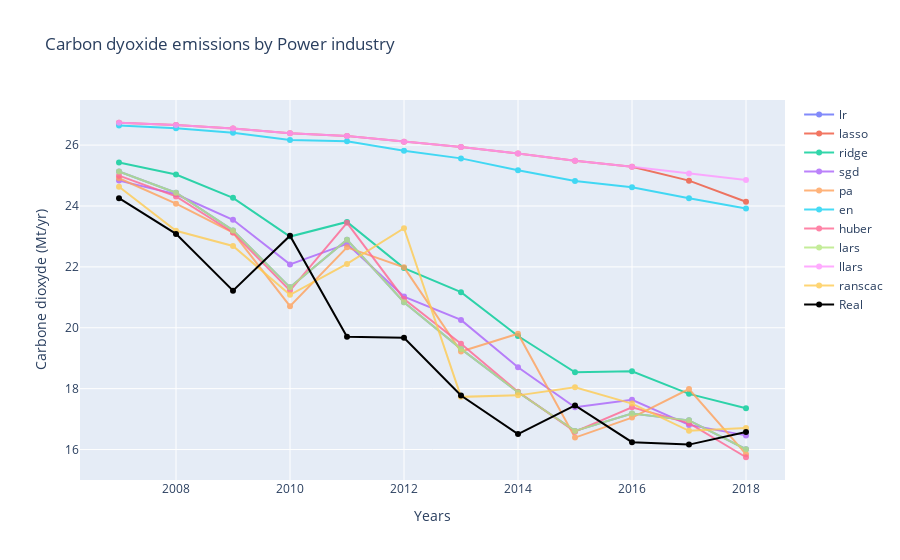
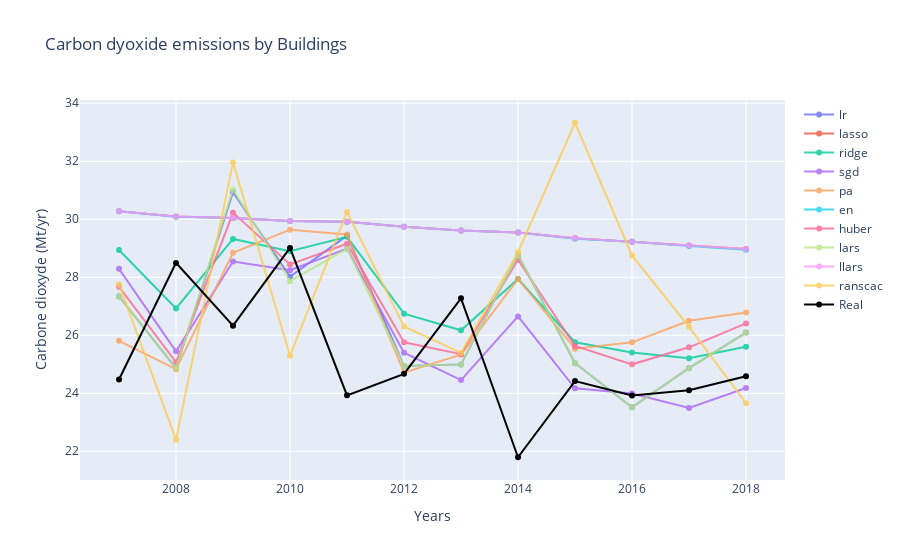
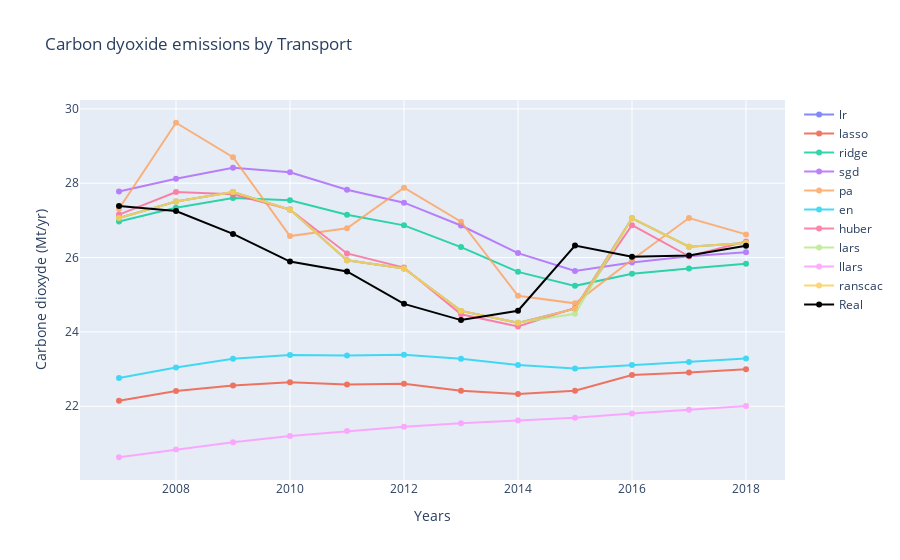
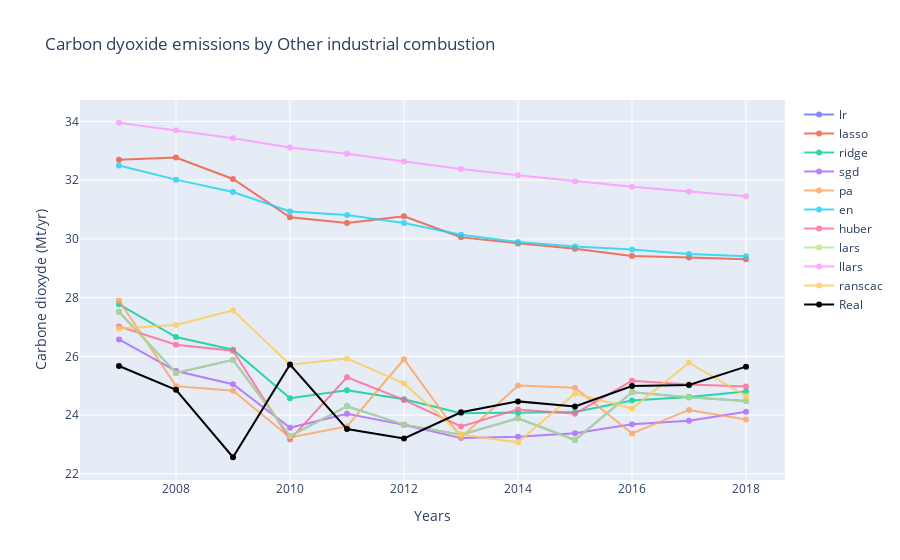

The cell these charts' notebook holds for them, in order:
### Markdown cell above
# PLOT #

### Code cell
plot_function(figures, variables, test, name_sector)
